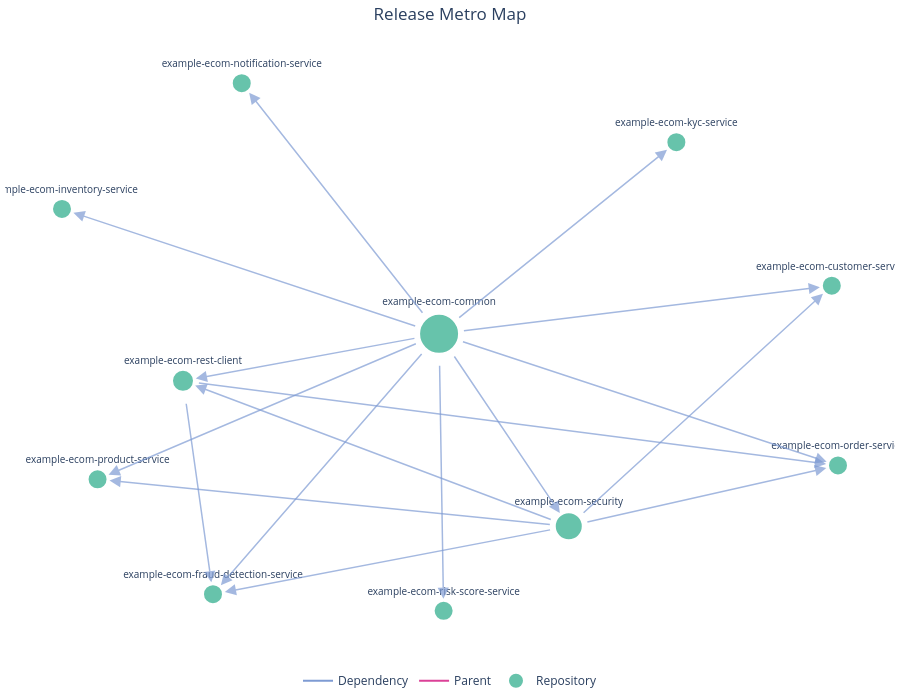

Source (notebook cell):
### Code cell
if len(coords_df) == 0:
    fig = empty_figure("No project coordinate data found.")
else:
    G = build_release_graph(coords_df, deps_df, parents_df)

    if len(G.nodes()) == 0:
        fig = empty_figure("No inter-repository dependencies found.")
    else:
        # Compute release waves for coloring
        waves, circular = compute_release_waves(G)
        node_wave: dict[str, int] = {}
        for i, wave in enumerate(waves):
            for node in wave:
                node_wave[node] = i
        for node in circular:
            node_wave[node] = len(waves)

        # Layout
        pos = nx.spring_layout(G, k=2, iterations=50, seed=42)

        # Compute node sizes (needed for standoff calculation)
        node_sizes: dict[str, int] = {}
        for node in G.nodes():
            degree = G.in_degree(node) + G.out_degree(node)
            node_sizes[node] = max(20, 10 + degree * 3)

        # --- Arrow annotations with standoff so tips stay outside nodes ---
        arrow_annotations = []
        for u, v, data in G.edges(data=True):
            x0, y0 = pos[u]
            x1, y1 = pos[v]
            is_parent = data.get("edge_type") == "parent"
            color = MAGENTA if is_parent else PERIWINKLE

            arrow_annotations.append(
                dict(
                    ax=x0,
                    ay=y0,
                    x=x1,
                    y=y1,
                    xref="x",
                    yref="y",
                    axref="x",
                    ayref="y",
                    showarrow=True,
                    arrowhead=2,
                    arrowsize=1.5,
                    arrowwidth=1.5,
                    arrowcolor=color,
                    opacity=0.7,
                    standoff=node_sizes[v] // 2 + 2,
                    startstandoff=node_sizes[u] // 2 + 2,
                )
            )

        # --- Node trace (on top of edges) ---
        node_x = []
        node_y = []
        node_text = []
        node_hover = []
        sizes = []

        for node in G.nodes():
            x, y = pos[node]
            node_x.append(x)
            node_y.append(y)
            node_text.append(short_repo(node))
            sizes.append(node_sizes[node])

            in_deps = list(G.predecessors(node))
            out_deps = list(G.successors(node))
            wave = node_wave.get(node, -1)
            hover = (
                f"<b>{node}</b><br>"
                f"Wave: {wave}<br>"
                f"Depends on: {len(in_deps)} repos<br>"
                f"Required by: {len(out_deps)} repos"
            )
            node_hover.append(hover)

        node_trace = go.Scatter(
            x=node_x,
            y=node_y,
            mode="markers+text",
            text=node_text,
            textposition="top center",
            textfont=dict(size=10),
            hoverinfo="text",
            hovertext=node_hover,
            marker=dict(
                size=sizes,
                color=GREEN,
                line=dict(width=2, color="white"),
            ),
            name="Repository",
            showlegend=True,
        )

        # Legend-only traces for edge types (invisible points)
        dep_legend = go.Scatter(
            x=[None],
            y=[None],
            mode="lines",
            line=dict(width=2, color=PERIWINKLE),
            name="Dependency",
            showlegend=True,
        )
        parent_legend = go.Scatter(
            x=[None],
            y=[None],
            mode="lines",
            line=dict(width=2, color=MAGENTA),
            name="Parent",
            showlegend=True,
        )

        fig = go.Figure(data=[dep_legend, parent_legend, node_trace])

        title = "Release Metro Map"
        if circular:
            title += f" ({len(circular)} circular dependencies)"

        fig.update_layout(
            title=dict(text=title, x=0.5, xanchor="center"),
            hovermode="closest",
            margin=dict(b=40, l=5, r=5, t=40),
            xaxis=dict(showgrid=False, zeroline=False, showticklabels=False),
            yaxis=dict(showgrid=False, zeroline=False, showticklabels=False),
            plot_bgcolor="white",
            legend=dict(
                orientation="h",
                yanchor="top",
                y=-0.02,
                xanchor="center",
                x=0.5,
            ),
            height=700,
            annotations=arrow_annotations,
        )

fig.show(renderer="plotly_mimetype")

### Figure 1 — Plotly figure (JSON) as saved in the notebook; plotly's stock layout.template omitted (floating-point values rounded to 4 significant figures)
{"data": [{"line": {"color": "#7E9BD3", "width": 2}, "mode": "lines", "name": "Dependency", "showlegend": true, "type": "scatter", "x": [null], "y": [null]}, {"line": {"color": "#DB4197", "width": 2}, "mode": "lines", "name": "Parent", "showlegend": true, "type": "scatter", "x": [null], "y": [null]}, {"hoverinfo": "text", "hovertext": ["<b>modernetraining/example-ecom-common</b><br>Wave: 0<br>Depends on: 0 repos<br>Required by: 10 repos", "<b>modernetraining/example-ecom-customer-service</b><br>Wave: 2<br>Depends on: 2 repos<br>Required by: 0 repos", "<b>modernetraining/example-ecom-fraud-detection-service</b><br>Wave: 3<br>Depends on: 3 repos<br>Required by: 0 repos", "<b>modernetraining/example-ecom-inventory-service</b><br>Wave: 1<br>Depends on: 1 repos<br>Required by: 0 repos", "<b>modernetraining/example-ecom-kyc-service</b><br>Wave: 1<br>Depends on: 1 repos<br>Required by: 0 repos", "<b>modernetraining/example-ecom-notification-service</b><br>Wave: 1<br>Depends on: 1 repos<br>Required by: 0 repos", "<b>modernetraining/example-ecom-order-service</b><br>Wave: 3<br>Depends on: 3 repos<br>Required by: 0 repos", "<b>modernetraining/example-ecom-product-service</b><br>Wave: 2<br>Depends on: 2 repos<br>Required by: 0 repos", "<b>modernetraining/example-ecom-rest-client</b><br>Wave: 2<br>Depends on: 2 repos<br>Required by: 2 repos", "<b>modernetraining/example-ecom-risk-score-service</b><br>Wave: 1<br>Depends on: 1 repos<br>Required by: 0 repos", "<b>modernetraining/example-ecom-security</b><br>Wave: 1<br>Depends on: 1 repos<br>Required by: 5 repos"], "marker": {"color": "#27AA88", "line": {"color": "white", "width": 2}, "size": [40, 20, 20, 20, 20, 20, 20, 20, 22, 20, 28]}, "mode": "markers+text", "name": "Repository", "showlegend": true, "text": ["example-ecom-common", "example-ecom-customer-service", "example-ecom-fraud-detection-service", "example-ecom-inventory-service", "example-ecom-kyc-service", "example-ecom-notification-service", "example-ecom-order-service", "example-ecom-product-service", "example-ecom-rest-client", "example-ecom-risk-score-service", "example-ecom-security"], "textfont": {"size": 10}, "textposition": "top center", "type": "scatter", "x": [0.04871, 0.9443, -0.4669, -0.8112, 0.5898, -0.4013, 0.9584, -0.7301, -0.5353, 0.05909, 0.3445], "y": [0.1373, 0.3029, -0.7589, 0.5671, 0.7969, 1, -0.3157, -0.3637, -0.02459, -0.8161, -0.5252]}], "layout": {"annotations": [{"arrowcolor": "#7E9BD3", "arrowhead": 2, "arrowsize": 1.5, "arrowwidth": 1.5, "ax": 0.04871, "axref": "x", "ay": 0.1373, "ayref": "y", "opacity": 0.7, "showarrow": true, "standoff": 12, "startstandoff": 22, "x": 0.9443, "xref": "x", "y": 0.3029, "yref": "y"}, {"arrowcolor": "#7E9BD3", "arrowhead": 2, "arrowsize": 1.5, "arrowwidth": 1.5, "ax": 0.04871, "axref": "x", "ay": 0.1373, "ayref": "y", "opacity": 0.7, "showarrow": true, "standoff": 12, "startstandoff": 22, "x": -0.4669, "xref": "x", "y": -0.7589, "yref": "y"}, {"arrowcolor": "#7E9BD3", "arrowhead": 2, "arrowsize": 1.5, "arrowwidth": 1.5, "ax": 0.04871, "axref": "x", "ay": 0.1373, "ayref": "y", "opacity": 0.7, "showarrow": true, "standoff": 12, "startstandoff": 22, "x": -0.8112, "xref": "x", "y": 0.5671, "yref": "y"}, {"arrowcolor": "#7E9BD3", "arrowhead": 2, "arrowsize": 1.5, "arrowwidth": 1.5, "ax": 0.04871, "axref": "x", "ay": 0.1373, "ayref": "y", "opacity": 0.7, "showarrow": true, "standoff": 12, "startstandoff": 22, "x": 0.5898, "xref": "x", "y": 0.7969, "yref": "y"}, {"arrowcolor": "#7E9BD3", "arrowhead": 2, "arrowsize": 1.5, "arrowwidth": 1.5, "ax": 0.04871, "axref": "x", "ay": 0.1373, "ayref": "y", "opacity": 0.7, "showarrow": true, "standoff": 12, "startstandoff": 22, "x": -0.4013, "xref": "x", "y": 1, "yref": "y"}, {"arrowcolor": "#7E9BD3", "arrowhead": 2, "arrowsize": 1.5, "arrowwidth": 1.5, "ax": 0.04871, "axref": "x", "ay": 0.1373, "ayref": "y", "opacity": 0.7, "showarrow": true, "standoff": 12, "startstandoff": 22, "x": 0.9584, "xref": "x", "y": -0.3157, "yref": "y"}, {"arrowcolor": "#7E9BD3", "arrowhead": 2, "arrowsize": 1.5, "arrowwidth": 1.5, "ax": 0.04871, "axref": "x", "ay": 0.1373, "ayref": "y", "opacity": 0.7, "showarrow": true, "standoff": 12, "startstandoff": 22, "x": -0.7301, "xref": "x", "y": -0.3637, "yref": "y"}, {"arrowcolor": "#7E9BD3", "arrowhead": 2, "arrowsize": 1.5, "arrowwidth": 1.5, "ax": 0.04871, "axref": "x", "ay": 0.1373, "ayref": "y", "opacity": 0.7, "showarrow": true, "standoff": 13, "startstandoff": 22, "x": -0.5353, "xref": "x", "y": -0.02459, "yref": "y"}, {"arrowcolor": "#7E9BD3", "arrowhead": 2, "arrowsize": 1.5, "arrowwidth": 1.5, "ax": 0.04871, "axref": "x", "ay": 0.1373, "ayref": "y", "opacity": 0.7, "showarrow": true, "standoff": 12, "startstandoff": 22, "x": 0.05909, "xref": "x", "y": -0.8161, "yref": "y"}, {"arrowcolor": "#7E9BD3", "arrowhead": 2, "arrowsize": 1.5, "arrowwidth": 1.5, "ax": 0.04871, "axref": "x", "ay": 0.1373, "ayref": "y", "opacity": 0.7, "showarrow": true, "standoff": 16, "startstandoff": 22, "x": 0.3445, "xref": "x", "y": -0.5252, "yref": "y"}, {"arrowcolor": "#7E9BD3", "arrowhead": 2, "arrowsize": 1.5, "arrowwidth": 1.5, "ax": -0.5353, "axref": "x", "ay": -0.02459, "ayref": "y", "opacity": 0.7, "showarrow": true, "standoff": 12, "startstandoff": 13, "x": -0.4669, "xref": "x", "y": -0.7589, "yref": "y"}, {"arrowcolor": "#7E9BD3", "arrowhead": 2, "arrowsize": 1.5, "arrowwidth": 1.5, "ax": -0.5353, "axref": "x", "ay": -0.02459, "ayref": "y", "opacity": 0.7, "showarrow": true, "standoff": 12, "startstandoff": 13, "x": 0.9584, "xref": "x", "y": -0.3157, "yref": "y"}, {"arrowcolor": "#7E9BD3", "arrowhead": 2, "arrowsize": 1.5, "arrowwidth": 1.5, "ax": 0.3445, "axref": "x", "ay": -0.5252, "ayref": "y", "opacity": 0.7, "showarrow": true, "standoff": 12, "startstandoff": 16, "x": 0.9443, "xref": "x", "y": 0.3029, "yref": "y"}, {"arrowcolor": "#7E9BD3", "arrowhead": 2, "arrowsize": 1.5, "arrowwidth": 1.5, "ax": 0.3445, "axref": "x", "ay": -0.5252, "ayref": "y", "opacity": 0.7, "showarrow": true, "standoff": 12, "startstandoff": 16, "x": -0.4669, "xref": "x", "y": -0.7589, "yref": "y"}, {"arrowcolor": "#7E9BD3", "arrowhead": 2, "arrowsize": 1.5, "arrowwidth": 1.5, "ax": 0.3445, "axref": "x", "ay": -0.5252, "ayref": "y", "opacity": 0.7, "showarrow": true, "standoff": 12, "startstandoff": 16, "x": 0.9584, "xref": "x", "y": -0.3157, "yref": "y"}, {"arrowcolor": "#7E9BD3", "arrowhead": 2, "arrowsize": 1.5, "arrowwidth": 1.5, "ax": 0.3445, "axref": "x", "ay": -0.5252, "ayref": "y", "opacity": 0.7, "showarrow": true, "standoff": 12, "startstandoff": 16, "x": -0.7301, "xref": "x", "y": -0.3637, "yref": "y"}, {"arrowcolor": "#7E9BD3", "arrowhead": 2, "arrowsize": 1.5, "arrowwidth": 1.5, "ax": 0.3445, "axref": "x", "ay": -0.5252, "ayref": "y", "opacity": 0.7, "showarrow": true, "standoff": 13, "startstandoff": 16, "x": -0.5353, "xref": "x", "y": -0.02459, "yref": "y"}], "height": 700, "hovermode": "closest", "legend": {"orientation": "h", "x": 0.5, "xanchor": "center", "y": -0.02, "yanchor": "top"}, "margin": {"b": 40, "l": 5, "r": 5, "t": 40}, "plot_bgcolor": "white", "title": {"text": "Release Metro Map", "x": 0.5, "xanchor": "center"}, "xaxis": {"showgrid": false, "showticklabels": false, "zeroline": false}, "yaxis": {"showgrid": false, "showticklabels": false, "zeroline": false}}}
